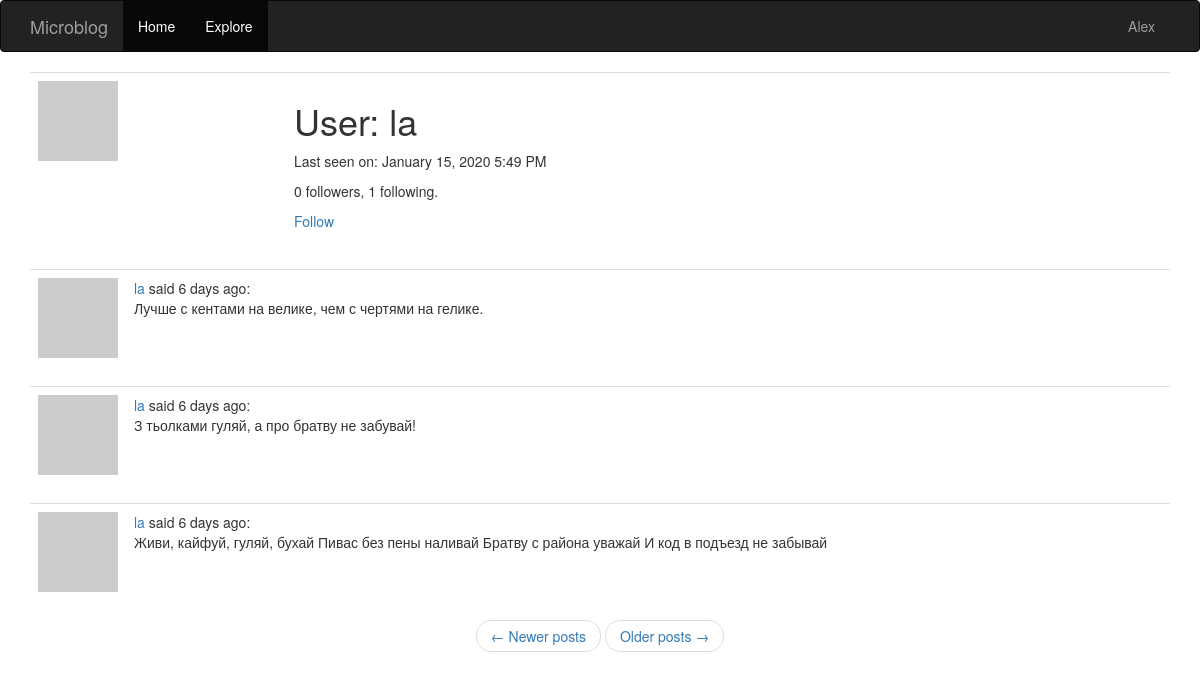
The app's page /user/la (signed in) with its own data.
### app/models.py (models this page shows, shortened)
class User(UserMixin ,db.Model):
    id = db.Column(db.Integer, primary_key=True)
    username = db.Column(db.String(64), index=True, unique=True)
    email = db.Column(db.String(128), index=True, unique=True)
    password_hash = db.Column(db.String(128))
    posts = db.relationship('Post', backref='author', lazy='dynamic')
    about_me = db.Column(db.String(256))
    last_seen = db.Column(db.DateTime, default=datetime.utcnow)
    followed = db.relationship(
        'User', secondary=followers,
        primaryjoin=(followers.c.follower_id==id),
        secondaryjoin=(followers.c.followed_id==id),
        backref=db.backref('followers', lazy='dynamic'), lazy='dynamic'
    )
    def avatar(self, size):
        digest = md5(self.email.lower().encode('utf-8')).hexdigest()
        return 'https://www.gravatar.com/avatar/{}?d=identicon&s={}'.format(
            digest, size)
    def is_following(self, user):
        return self.followed.filter(
            followers.c.followed_id == user.id).count() > 0

class Post(db.Model):
    id = db.Column(db.Integer, primary_key=True)
    body = db.Column(db.String(256))
    timestamp = db.Column(db.DateTime, index=True, default=datetime.utcnow)
    user_id = db.Column(db.Integer, db.ForeignKey('user.id'))

### app/routes.py (the view)
@app.route('/user/<username>')
@login_required
def user(username):
    user = User.query.filter_by(username=username).first_or_404()
    page = request.args.get('page', 1, type=int)
    posts = user.posts.order_by(Post.timestamp.desc()).paginate(
        page, app.config['POSTS_PER_PAGE'], False)
    next_url = url_for('user', username=user.username, page=posts.next_num) \
        if posts.has_next else None
    prev_url = url_for('user', username=user.username, page=posts.prev_num) \
        if posts.has_prev else None
    return render_template('user.html', user=user, posts=posts.items,
                            next_url=next_url, prev_url=prev_url)

### app/models.py (called while the page is built)
@login.user_loader
def load_user(id):
    return User.query.get(int(id))

### app/routes.py (called while the page is built)
@app.before_request
def before_request():
    if current_user.is_authenticated:
        current_user.last_seen = datetime.utcnow()
        db.session.commit()

### app/templates/user.html (shortened to what this page needs)
{% extends 'base.html' %}
{% block app_content %}
    <table class="table table-hover">
        <tr>
            <td width="256px"><img src="{{ user.avatar(128) }}"></td>
            <td>
                <h1>User: {{ user.username }}</h1>
                {% if user.last_seen  %}<p>Last seen on: {{ moment(user.last_seen).format('LLL') }}</p>{% endif %}
                <p>{{ user.followers.count() }} followers, {{ user.followed.count() }} following.</p>
                {% if user == current_user %}
                    <p><a href="{{ url_for('edit_profile') }}">Edit your profile</a></p>
                {% elif not current_user.is_following(user) %}
                    <p><a href="{{ url_for('follow', username=user.username) }}">Follow</a></p>
                {% else %}
                    <p><a href="{{ url_for('unfollow', username=user.username) }}">Unfollow</a></p>
                {% endif %}
            </td>
        </tr>
    </table>
    {% for post in posts %}
        {% include '_post.html' %}
    {% endfor %}
    <nav arial-label="...">
        <ul class="pager">
            <li class="previous{% if not prev_url %}disabled{% endif %}">
                <a href="{{ prev_url or '#' }}">
                    <span aria-hidden="true">&larr;</span> Newer posts
                </a>
            </li>
            <li class="next{% if not next_url %}disabled{% endif %}">
                <a href="{{ next_url or '#' }}">
                    Older posts <span aria-hidden="true">&rarr;</span>
                </a>
            </li>
        </ul>
    </nav>
{% endblock  %}

### app/templates/base.html (shortened to what this page needs)
{% extends 'bootstrap/base.html' %}
{% block navbar %}
    <nav class="navbar navbar-inverse">
        <div class="container">
            <div class="navbar-header">
                <a class="navbar-brand" href="{{url_for('blog') }}">Microblog</a>
            </div>
            <div class="collapse navbar-collapse" id="bs-example-navbar-collapse-1">
                <ul class="nav navbar-nav">
                    <li class="active"><a href="{{ url_for('blog') }}">Home</a></li>
                    <li class="active"><a href="{{ url_for('explore') }}">Explore</a></li>
                </ul>
                <ul class="nav navbar-nav navbar-right">
                    {% if current_user.is_anonymous %}
                    <li><button type="submit" class="btn btn-default"><a href="{{ url_for('login') }}">Sign in</a></button></li>
                    {% else %}
                    <li class="dropdown">
                        <a href="#" class="dropdown-toggle" data-toggle="dropdown" role="button" aria-haspopup="true" aria-expanded="false">{{ current_user.username }}</a>
                    </div>
                    {% endif %}
            </div>
    </nav>
{% endblock  %}
{% block content %}
    <div class="container">
        {% block app_content %}{% endblock  %}
{% endblock  %}

### app/templates/_post.html
<table class="table table-hover">
    <tr>
        <td width="70px">
            <a href="{{url_for('user', username=post.author.username) }}">
                <img src="{{ post.author.avatar(70) }}">
            </a>
        </td>
        <td>
            <a href="{{url_for('user', username=post.author.username) }}">
                {{ post.author.username }}
            </a>
            said {{ moment(post.timestamp).fromNow() }}: <br>{{ post.body }}
        </td>
    </tr>
</table>

### records on screen
User: username "Alex"
User: username "la", last_seen "January 15, 2020 5:49 PM"
Post: author.username "la", timestamp "6 days ago", body "Лучше с кентами на велике, чем с чертями на гелике."
Post: author.username "la", timestamp "6 days ago", body "З тьолками гуляй, а про братву не забувай!"
Post: author.username "la", timestamp "6 days ago", body "Живи, кайфуй, гуляй, бухай Пивас без пены наливай Братву с района уважай И код в подъезд не забывай"

### other values on screen
{{ user.followers.count() }} "0"
{{ user.followed.count() }} "1"
